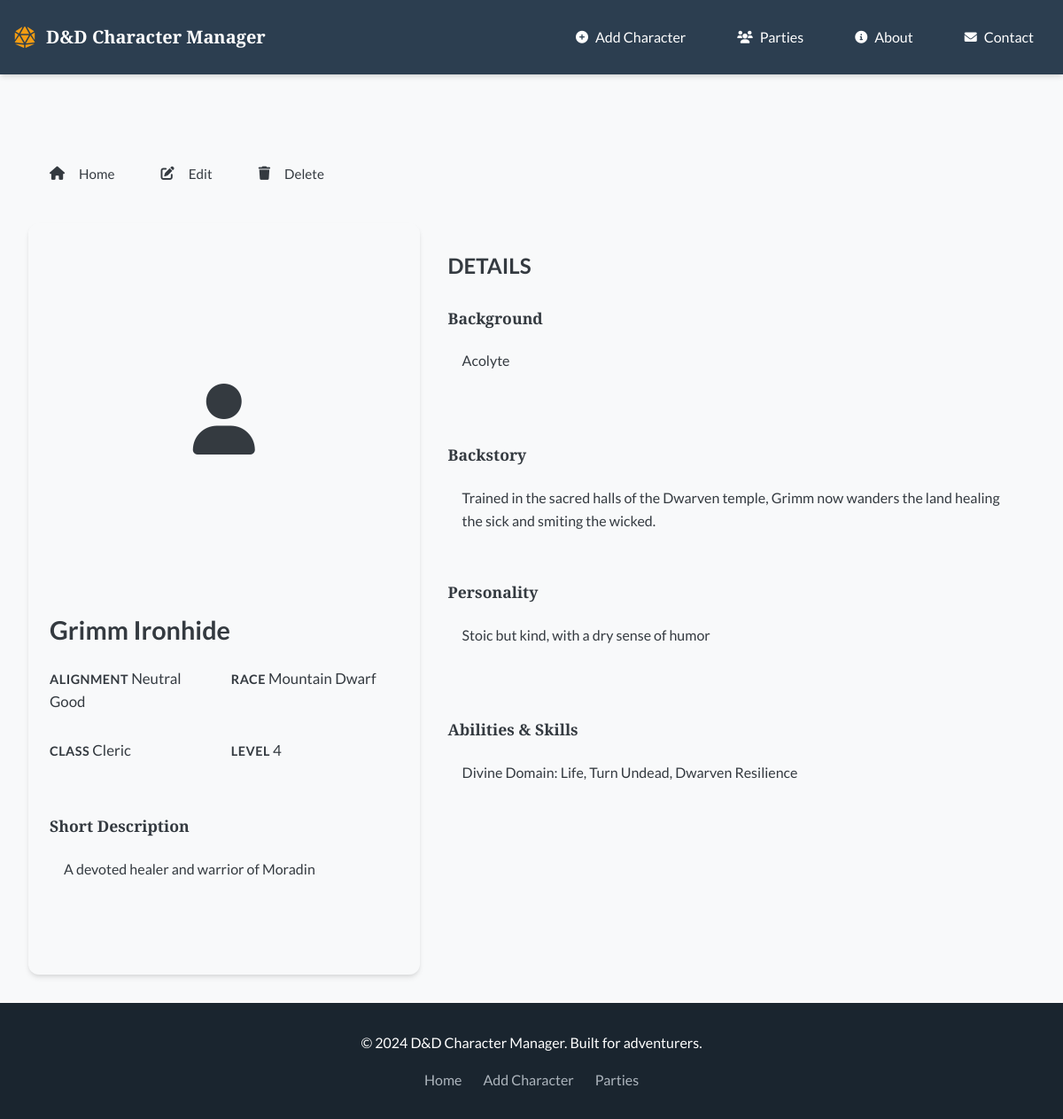
/character/2, run on the app's committed database.
### tables this page shows
CREATE TABLE dnd_characters (
    id INTEGER PRIMARY KEY AUTOINCREMENT,
    name TEXT NOT NULL,
    alignment TEXT,
    race TEXT,
    character_class TEXT,
    level INTEGER,
    background TEXT,
    short_description TEXT,
    backstory TEXT,
    personality TEXT,
    abilities_skills TEXT,
    image_path TEXT,
    image_alt TEXT,
    created_at TIMESTAMP DEFAULT CURRENT_TIMESTAMP
);

### app.py (the view)
    @app.route('/character/<int:character_id>')
    def character_detail(character_id):
        db = get_db()
        character_row = db.execute('SELECT * FROM dnd_characters WHERE id = ?', (character_id,)).fetchone()
        if character_row is None:
            return "Character not Found", 404
        character = dict(character_row)
        party_info = db.execute('''
            SELECT p.* FROM parties p
            JOIN character_parties cp ON p.id = cp.party_id
            WHERE cp.character_id = ?
        ''', (character_id,)).fetchall()
        character_context = {
            'id': character['id'],
            'name': character['name'],
            'alignment': character.get('alignment', ''),
            'race': character.get('race', ''),
            'character_class': character.get('character_class', ''),
            'level': character.get('level', 1),
            'background': character.get('background', ''),
            'short_description': character.get('short_description', ''),
            'backstory': character.get('backstory', ''),
            'personality': character.get('personality', ''),
            'abilities_skills': character.get('abilities_skills', ''),
            'image_path': character.get('image_path', 'images/about.webp'),
            'image_alt': character.get('image_alt', f"Portrait of {character['name']}")
        }
        return render_template('character_detail.html', character=character_context, parties=party_info, active_page='character_detail')

### db.py (called while the page is built)
def get_db():
    if 'db' not in g:
        database_path = current_app.config['DATABASE']
        g.db = sqlite3.connect(database_path)
        g.db.row_factory = sqlite3.Row
    return g.db

### templates/character_detail.html (shortened to what this page needs)
{% extends "base.html" %}
{% block extra_css %}
<link rel="stylesheet" href="{{ url_for('static', filename='css/pages/character-detail.css') }}">
{% endblock %}
{% block content %}
<main class="character-detail-container" role="main">
    <header class="character-actions">
        <nav aria-label="Character actions">
            <a href="{{ url_for('index') }}" class="btn btn-home" aria-label="Return to home page">
                <i class="fas fa-home" aria-hidden="true"></i> Home
            </a>
            <a href="{{ url_for('edit_character', character_id=character.id) }}" class="btn btn-edit" aria-label="Edit {{ character.name }}">
                <i class="fas fa-edit" aria-hidden="true"></i> Edit
            </a>
            <form action="{{ url_for('delete_character', character_id=character.id) }}" method="post" class="delete-form">
                <button type="submit" class="btn btn-delete" aria-label="Delete {{ character.name }}">
                    <i class="fas fa-trash" aria-hidden="true"></i> Delete
                </button>
            </form>
        </nav>
    </header>
    <div class="character-layout">
        <section class="character-card" aria-labelledby="character-name">
            <div class="character-image-container">
            </div>
            <h1 id="character-name" class="character-name">{{ character.name }}</h1>
            <div class="character-meta">
                <div class="meta-item">
                    <span class="meta-label">Alignment</span>
                    <span class="meta-value">{{ character.alignment or '—' }}</span>
                </div>
                <div class="meta-item">
                    <span class="meta-label">Race</span>
                    <span class="meta-value">{{ character.race or '—' }}</span>
                </div>
                <div class="meta-item">
                    <span class="meta-label">Class</span>
                    <span class="meta-value">{{ character.character_class or '—' }}</span>
                </div>
                <div class="meta-item">
                    <span class="meta-label">Level</span>
                    <span class="meta-value">{{ character.level or '—' }}</span>
                </div>
            </div>
            {% if character.short_description %}
            <div class="detail-item">
                <h2 class="detail-label">Short Description</h2>
                <div class="detail-content">
                    <p>{{ character.short_description }}</p>
                </div>
            </div>
            {% endif %}
        </section>
        <section class="character-details" aria-labelledby="details-heading">
            <div class="details-section">
                <h2 id="details-heading">DETAILS</h2>
                {% if character.background %}
                <div class="detail-item">
                    <h3 class="detail-label">Background</h3>
                    <div class="detail-content">
                        <p>{{ character.background }}</p>
                    </div>
                </div>
                {% endif %}
                {% if character.backstory %}
                <div class="detail-item">
                    <h3 class="detail-label">Backstory</h3>
                    <div class="detail-content">
                        <p>{{ character.backstory }}</p>
                    </div>
                </div>
                {% endif %}
                {% if character.personality %}
                <div class="detail-item">
                    <h3 class="detail-label">Personality</h3>
                    <div class="detail-content">
                        <p>{{ character.personality }}</p>
                    </div>
                </div>
                {% endif %}
                {% if character.abilities_skills %}
                <div class="detail-item">
                    <h3 class="detail-label">Abilities & Skills</h3>
                    <div class="detail-content">
                        <p>{{ character.abilities_skills }}</p>
                    </div>
                </div>
                {% endif %}
            </div>
        </section>
    </div>
</main>
{% endblock %}

### static/css/styles.css (style rules this page uses)
:root { --primary-color: #2c3e50; --primary-dark: #1a252f; --primary-light: #34495e; --secondary-color: #e74c3c; --secondary-dark: #c0392b; --accent-color: #f39c12; --success-color: #27ae60; --warning-color: #f39c12; --danger-color: #e74c3c; --info-color: #3498db; --white: #ffffff; --gray-50: #f8f9fa; --gray-100: #e9ecef; --gray-200: #dee2e6; --gray-300: #ced4da; --gray-400: #adb5bd; --gray-500: #6c757d; --gray-600: #495057; --gray-700: #343a40; --gray-800: #212529; --gray-900: #000000; --font-family-heading: 'Cinzel', serif; --font-family-body: 'Lato', sans-serif; --font-weight-light: 300; --font-weight-normal: 400; --font-weight-medium: 700; --font-weight-bold: 900; --font-size-xs: 0.75rem; --font-size-sm: 0.875rem; --font-size-base: 1rem; --font-size-lg: 1.125rem; --font-size-xl: 1.25rem; --font-size-2xl: 1.5rem; --font-size-3xl: 1.875rem; --font-size-4xl: 2.25rem; --font-size-5xl: 3rem; --spacing-1: 0.25rem; --spacing-2: 0.5rem; --spacing-3: 0.75rem; --spacing-4: 1rem; --spacing-5: 1.25rem; --spacing-6: 1.5rem; --spacing-8: 2rem; --spacing-10: 2.5rem; --spacing-12: 3rem; --spacing-16: 4rem; --spacing-20: 5rem; --radius-sm: 0.25rem; --radius-md: 0.5rem; --radius-lg: 0.75rem; --radius-xl: 1rem; --radius-full: 9999px; --shadow-sm: 0 1px 2px 0 rgba(0, 0, 0, 0.05); --shadow-md: 0 4px 6px -1px rgba(0, 0, 0, 0.1), 0 2px 4px -1px rgba(0, 0, 0, 0.06); --shadow-lg: 0 10px 15px -3px rgba(0, 0, 0, 0.1), 0 4px 6px -2px rgba(0, 0, 0, 0.05); --shadow-xl: 0 20px 25px -5px rgba(0, 0, 0, 0.1), 0 10px 10px -5px rgba(0, 0, 0, 0.04); --transition-fast: 150ms ease-in-out; --transition-normal: 300ms ease-in-out; --transition-slow: 500ms ease-in-out; --z-dropdown: 1000; --z-sticky: 1020; --z-fixed: 1030; --z-modal-backdrop: 1040; --z-modal: 1050; --z-popover: 1060; --z-tooltip: 1070; }
*, *::before, *::after { box-sizing: border-box; margin: 0; padding: 0; }
html { font-size: 16px; scroll-behavior: smooth; }
body { font-family: var(--font-family-body); font-weight: var(--font-weight-normal); line-height: 1.6; color: var(--gray-700); background-color: var(--gray-50); -webkit-font-smoothing: antialiased; -moz-osx-font-smoothing: grayscale; }
h1, h2, h3, h4, h5, h6 { font-family: var(--font-family-heading); font-weight: var(--font-weight-medium); line-height: 1.3; color: var(--primary-color); margin-bottom: var(--spacing-4); }
h1 { font-size: var(--font-size-4xl); }
h2 { font-size: var(--font-size-3xl); }
h3 { font-size: var(--font-size-2xl); }
p { margin-bottom: var(--spacing-4); }
a { color: var(--info-color); text-decoration: none; transition: color var(--transition-fast); }
.btn { display: inline-flex; align-items: center; justify-content: center; gap: var(--spacing-2); padding: var(--spacing-3) var(--spacing-6); font-family: var(--font-family-body); font-size: var(--font-size-base); font-weight: var(--font-weight-normal); line-height: 1.5; text-align: center; text-decoration: none; white-space: nowrap; vertical-align: middle; cursor: pointer; user-select: none; border: 1px solid transparent; border-radius: var(--radius-md); transition: all var(--transition-fast); background: none; }
.btn-delete { display: inline-flex; align-items: center; justify-content: center; gap: var(--spacing-2); padding: var(--spacing-2) var(--spacing-4); font-family: var(--font-family-body); font-size: var(--font-size-sm); font-weight: var(--font-weight-medium); color: var(--white); background-color: var(--danger-color); border: none; border-radius: var(--radius-md); cursor: pointer; transition: background-color var(--transition-fast), box-shadow var(--transition-fast), transform var(--transition-fast); white-space: nowrap; user-select: none; vertical-align: middle; box-shadow: none; }
.btn-delete i { margin-right: var(--spacing-2); }

### data on the page
dnd_characters: name "Grimm Ironhide", alignment "Neutral Good", race "Mountain Dwarf", character_class "Cleric", level "4", short_description "A devoted healer and warrior of Moradin", background "Acolyte", backstory "Trained in the sacred halls of the Dwarven temple, Grimm now wanders the land healing the sick and smiting the wicked.", personality "Stoic but kind, with a dry sense of humor", abilities_skills "Divine Domain: Life, Turn Undead, Dwarven Resilience"
